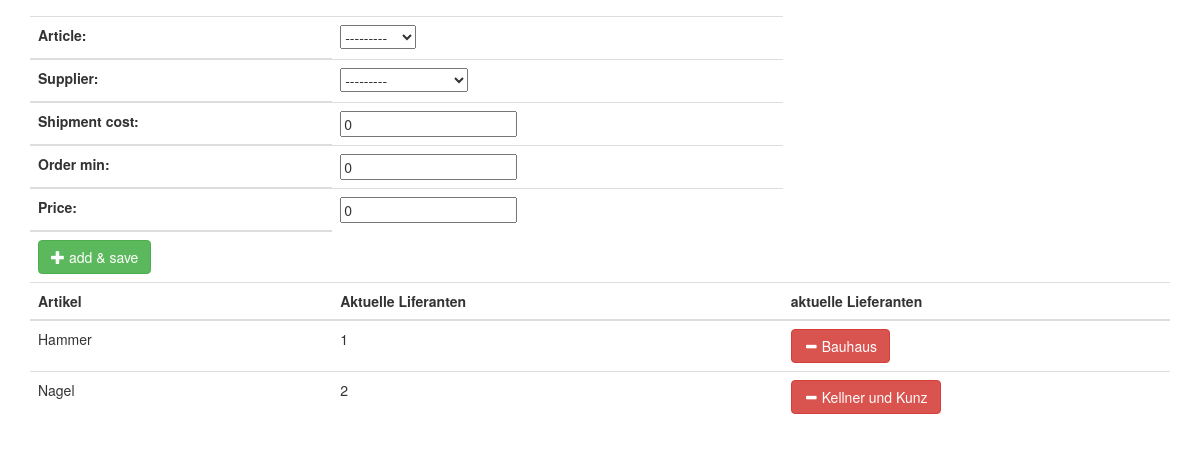
The app's page /getmatrix/, older data.
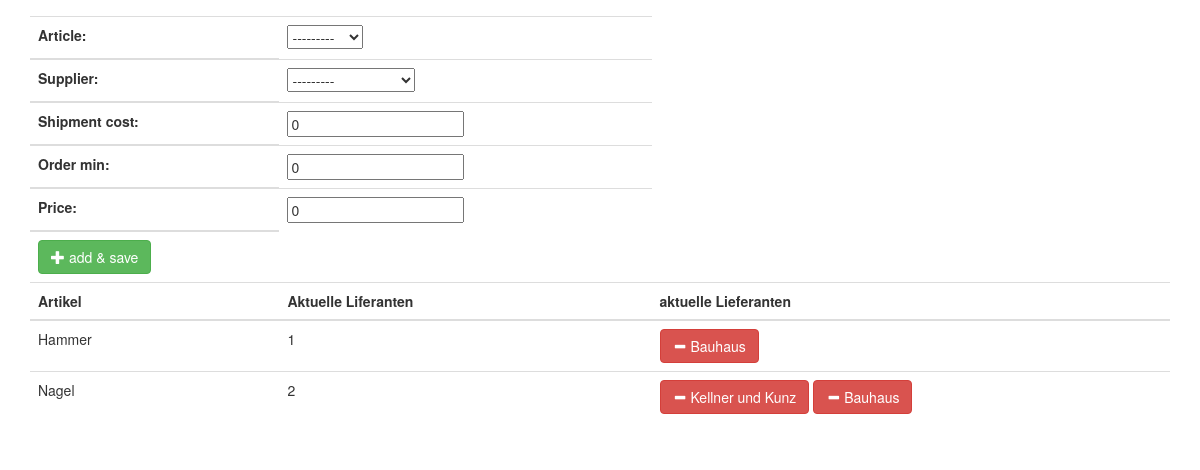
The same page, newer data.
### warehouse/models.py (models this page shows, shortened)
class Article(models.Model):
    id = models.AutoField(primary_key=True)
    label = models.CharField(max_length=200)
    sensor_no = models.IntegerField()
    sensor_status = models.BooleanField(default=True)
    supplier = models.ManyToManyField(Supplier, through='Detail')
    def __str__(self):
        return self.label

class Detail(models.Model):
    id = models.AutoField(primary_key=True)
    article = models.ForeignKey(Article, on_delete=models.CASCADE)
    supplier = models.ForeignKey(Supplier, on_delete=models.CASCADE)
    shipment_cost = models.IntegerField(default=0)
    order_min = models.IntegerField(default=0)
    price = models.IntegerField(default=0)

class Supplier(models.Model):
    id = models.AutoField(primary_key=True)
    name = models.CharField(max_length=200)
    def __str__(self):
        return self.name

### warehouse/views.py (the view, shortened to what this page needs)
# urls.py: path('getmatrix/', MatrixListView.as_view(), name='getmatrix'),
class MatrixListView(generic.ListView):
    template_name = 'getmatrix.html'
    context_object_name = 'articles'
    queryset = Article.objects.all()
    def get_context_data(self, **kwargs):
        context = super(MatrixListView, self).get_context_data(**kwargs)
        context['details'] = Detail.objects.all()
        context['formx'] = SearchForm()
        context['formy'] = AddArticleToSuppForm()
        return context

### warehouse/forms.py
class SearchForm(forms.Form):
    search_term = forms.CharField(label='search_term', max_length=100, widget=forms.TextInput(attrs={'class': 'form-control',}))

class AddArticleToSuppForm(forms.ModelForm):
    class Meta:
        model = Detail
        fields = ('article', 'supplier','shipment_cost', 'order_min', 'price')
        widgets = {
        }

### warehouse/templates/getmatrix.html (shortened to what this page needs)
<!DOCTYPE html>
<html lang="en">
<head>
    <link rel="stylesheet" href="https://maxcdn.bootstrapcdn.com/bootstrap/3.3.7/css/bootstrap.min.css">
</head>
<body>
<div class="container">
<table class="table">
    <thead>
            <td>
            <form class="form-inline my-2 my-lg-0" action="/getmatrix/" method="post">
                {{formy}}
            </td>
               <td>
                <button type="submit" class="btn btn-success" name="AddArticleToSupp">
                    <span class="glyphicon glyphicon-plus"></span> add & save
                </button>
        </td>
        <tr>
            <th>Artikel</th>
            <th>Aktuelle Liferanten</th>
            <th>aktuelle Lieferanten</th>
        </tr>
    </thead>
    <tbody>
    {% for article in articles %}
    <tr>
        <td>{{article.label}}</td>
        <td>{{article.sensor_no}}</td>
        <td>
            <form action="/getmatrix/" method="post">
                    {% for detail in details %}
                        {% if detail.article == article %}
                            <button type="submit" class="btn btn-danger" name="sub" value="{{detail.id}}">
                                <span class="glyphicon glyphicon-minus"></span> {{detail.supplier}}
                            </button>
                        {% endif %}
                    {% endfor %}
            </form>
        </td>
    </tr>
    {% endfor %}
    </tbody>
</table>
</div>
</body>
</html>

Row changes from the older to the newer data that the page shows:
added Detail: {{ detail.id }} 23 (drawn), supplier "Bauhaus", shown under Article "Nagel"
